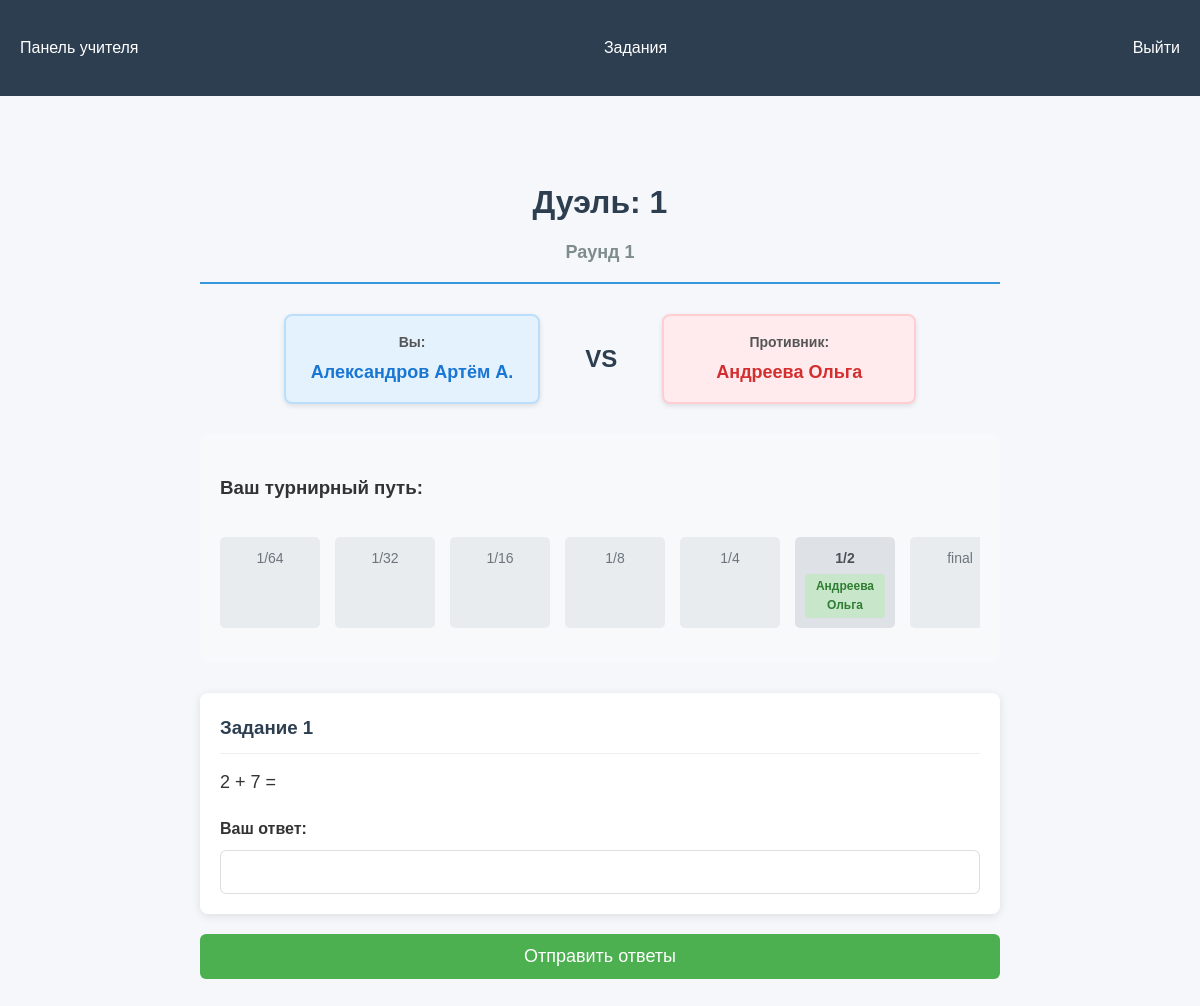
/student_duel/1 (signed in), run on the app's committed database.
### tables this page shows
CREATE TABLE duel_matches (
    id INTEGER PRIMARY KEY,
    duel_id INTEGER NOT NULL,
    round_number INTEGER NOT NULL,
    bracket_type TEXT NOT NULL CHECK(bracket_type IN ('1/64', '1/32', '1/16', '1/8', '1/4', '1/2', 'final')),
    student1_id INTEGER,
    student2_id INTEGER,
    task_id INTEGER,
    winner_id INTEGER,
    generated_task TEXT,          -- Добавлено для хранения сгенерированных заданий
    correct_answer TEXT,          -- Добавлено для хранения правильных ответов
    created_at TIMESTAMP DEFAULT CURRENT_TIMESTAMP,
    FOREIGN KEY (duel_id) REFERENCES math_duels(id),
    FOREIGN KEY (student1_id) REFERENCES students(id),
    FOREIGN KEY (student2_id) REFERENCES students(id),
    FOREIGN KEY (task_id) REFERENCES tasks(id),
    FOREIGN KEY (winner_id) REFERENCES students(id),
    CHECK (
        (student1_id IS NOT NULL OR student2_id IS NOT NULL) AND
        (winner_id IS NULL OR winner_id IN (student1_id, student2_id))
)
        );

CREATE TABLE students (
            id INTEGER PRIMARY KEY,
            name TEXT NOT NULL,
            class_id INTEGER,
            FOREIGN KEY (class_id) REFERENCES classes (id)
        );

### app.py (the view)
@app.route('/student_duel/<int:duel_id>')
def student_duel_view(duel_id):
    if 'student_id' not in session:
        return redirect(url_for('index'))
    conn = create_connection()
    try:
        cursor = conn.cursor()
        cursor.execute("""
            SELECT id, name, current_round
            FROM math_duels
            WHERE id = ?
        """, (duel_id,))
        duel = cursor.fetchone()
        if not duel:
            flash("Дуэль не найдена", "error")
            return redirect(url_for('student_lessons', student_id=session['student_id']))
        cursor.execute("""
            SELECT id, name
            FROM students
            WHERE id = ?
        """, (session['student_id'],))
        current_student = cursor.fetchone()
        cursor.execute("""
            SELECT dm.*,
                   s1.name as student1_name,
                   s2.name as student2_name,
                   t.title as task_title,
                   dm.generated_task,
                   dm.correct_answer
            FROM duel_matches dm
            LEFT JOIN students s1 ON dm.student1_id = s1.id
            LEFT JOIN students s2 ON dm.student2_id = s2.id
            LEFT JOIN tasks t ON dm.task_id = t.id
            WHERE dm.duel_id = ?
            AND (dm.student1_id = ? OR dm.student2_id = ?)
            ORDER BY dm.round_number DESC
            LIMIT 1
        """, (duel_id, session['student_id'], session['student_id']))
        match = cursor.fetchone()
        if not match:
            flash("У вас нет активных матчей в этой дуэли", "warning")
            return redirect(url_for('student_lessons', student_id=session['student_id']))
        opponent_id = match['student1_id'] if match['student1_id'] != session['student_id'] else match['student2_id']
        cursor.execute("SELECT id, name FROM students WHERE id = ?", (opponent_id,))
        opponent = cursor.fetchone()
        cursor.execute("""
            SELECT dm.bracket_type,
                   dm.student1_id,
                   dm.student2_id,
                   dm.winner_id
            FROM duel_matches dm
            WHERE dm.duel_id = ?
            AND (dm.student1_id = ? OR dm.student2_id = ?)
            ORDER BY
                CASE dm.bracket_type
                    WHEN '1/64' THEN 1
                    WHEN '1/32' THEN 2
                    WHEN '1/16' THEN 3
                    WHEN '1/8' THEN 4
                    WHEN '1/4' THEN 5
                    WHEN '1/2' THEN 6
                    WHEN 'final' THEN 7
                    ELSE 8
                END
        """, (duel_id, session['student_id'], session['student_id']))
        student_progress = {
            '1/64': None,
            '1/32': None,
            '1/16': None,
            '1/8': None,
            '1/4': None,
            '1/2': None,
            'final': None
        }
        for m in cursor.fetchall():
            opponent_id = m['student1_id'] if m['student1_id'] != session['student_id'] else m['student2_id']
            cursor.execute("SELECT name FROM students WHERE id = ?", (opponent_id,))
            opponent_name = cursor.fetchone()['name']
            student_progress[m['bracket_type']] = {
                'opponent': opponent_name,
                'won': m['winner_id'] == session['student_id']
            }
        tasks = []
        if match['generated_task'] and match['correct_answer']:
            task_texts = match['generated_task'].split('\n')
            answers = match['correct_answer'].split('\n')
            for i, text in enumerate(task_texts):
                tasks.append({
                    'text': text,
                    'answer': answers[i] if i < len(answers) else ''
                })
        return render_template('student_duel.html',
                            duel={
                                'id': duel['id'],
                                'name': duel['name'],
                                'current_round': duel['current_round']
                            },
                            match={
                                'id': match['id'],
                                'round_number': match['round_number'],
                                'student1_name': match['student1_name'],
                                'student2_name': match['student2_name']
                            },
                            current_student=current_student,
                            opponent=opponent,
                            student_progress=student_progress,
                            tasks=tasks)
    except Exception as e:
        flash(f"Ошибка: {str(e)}", "error")
        return redirect(url_for('index'))
    finally:
        conn.close()

### app.py (called while the page is built)
@app.before_request
def check_concurrent_users():
    if request.path.startswith('/student'):
        if len(session) > 40:
            abort(503, "Сервер перегружен, попробуйте позже")

### db.py (called while the page is built)
def create_connection(db_file="database.db"):
    conn = None
    try:
        conn = sqlite3.connect(
            db_file,
            timeout=30,  # 30 секунд ожидания при блокировке
            check_same_thread=False  # Для многопоточной работы
        )
        conn.row_factory = sqlite3.Row
        conn.execute("PRAGMA journal_mode=WAL")
        conn.execute("PRAGMA synchronous=NORMAL")
        return conn
    except Error as e:
        app.logger.error(f"Ошибка подключения: {e}")
        return None

### templates/student_duel.html (shortened to what this page needs)
{% extends "base.html" %}
{% block content %}
<div class="student-duel-container">
    <div class="duel-header">
        <h1>Дуэль: {{ duel.name }}</h1>
        <div class="round-info">Раунд {{ match.round_number }}</div>
    </div>
    <div class="duel-match">
        <div class="players">
            <div class="player you">
                <span class="player-label">Вы:</span>
                <span class="player-name">{{ current_student.name }}</span>
            </div>
            <div class="vs">VS</div>
            <div class="player opponent">
                <span class="player-label">Противник:</span>
                <span class="player-name">{{ opponent.name }}</span>
            </div>
        </div>
        <div class="tournament-progress">
            <h3>Ваш турнирный путь:</h3>
            <div class="progress-stages">
                {% for stage in ['1/64', '1/32', '1/16', '1/8', '1/4', '1/2', 'final'] %}
                    <div class="stage {% if student_progress[stage] %}active{% endif %}">
                        <span class="stage-name">{{ stage }}</span>
                        {% if student_progress[stage] %}
                            <span class="result {% if student_progress[stage].won %}won{% else %}lost{% endif %}">
                                {{ student_progress[stage].opponent }}
                            </span>
                        {% endif %}
                    </div>
                {% endfor %}
            </div>
        </div>
        {% if tasks %}
        <div class="task-section">
            <form method="POST" action="{{ url_for('submit_duel_answers') }}">
                {% for task in tasks %}
                <div class="task-card">
                    <h3 class="task-title">Задание {{ loop.index }}</h3>
                    <div class="task-content">{{ task.text }}</div>
                    <div class="answer-section">
                        <label>Ваш ответ:</label>
                        <input type="number" step="any" name="answer" required>
                    </div>
                </div>
                {% endfor %}
                <button type="submit" class="btn-submit">Отправить ответы</button>
            </form>
        </div>
        {% else %}
        <div class="no-tasks-message">
            <p>Ожидаем назначения заданий. Пожалуйста, обновите страницу позже.</p>
        </div>
        {% endif %}
    </div>
</div>
{% endblock %}

### static/style.css (style rules this page uses)
body { font-family: 'Arial', sans-serif; margin: 0; padding: 0; background-color: #f5f7fa; color: #333; line-height: 1.6; }
label { display: block; margin-bottom: 5px; font-weight: bold; }
.lesson-card, .task-card { background: white; padding: 20px; border-radius: 8px; box-shadow: 0 2px 5px rgba(0,0,0,0.1); }
.vs { margin: 0 10px; color: #666; }
.player { padding: 5px; }
.vs { text-align: center; margin: 5px 0; color: #666; }
.vs { text-align: center; margin: 5px 0; color: #666; font-size: 0.9em; }

### templates/student_duel.html (style rules this page uses)
.student-duel-container { max-width: 800px; margin: 0 auto; padding: 20px; font-family: 'Arial', sans-serif; }
.duel-header { text-align: center; margin-bottom: 30px; padding-bottom: 15px; border-bottom: 2px solid #3498db; }
.duel-header h1 { color: #2c3e50; margin-bottom: 10px; }
.round-info { font-size: 18px; color: #7f8c8d; font-weight: bold; }
.players { display: flex; justify-content: center; align-items: center; gap: 30px; margin-bottom: 30px; flex-wrap: wrap; }
.player { padding: 15px 25px; border-radius: 8px; font-weight: bold; text-align: center; min-width: 200px; box-shadow: 0 2px 5px rgba(0,0,0,0.1); }
.player-label { display: block; font-size: 14px; margin-bottom: 5px; color: #555; }
.player-name { font-size: 18px; }
.you { background: #e3f2fd; color: #1976d2; border: 2px solid #bbdefb; }
.opponent { background: #ffebee; color: #d32f2f; border: 2px solid #ffcdd2; }
.vs { font-size: 24px; font-weight: bold; color: #2c3e50; padding: 0 15px; }
.tournament-progress { margin: 30px 0; padding: 20px; background: #f8f9fa; border-radius: 8px; }
.progress-stages { display: flex; overflow-x: auto; gap: 15px; padding: 15px 0; }
.stage { flex: 0 0 auto; width: 80px; text-align: center; padding: 10px; border-radius: 5px; background: #e9ecef; color: #6c757d; }
.stage.active { background: #dee2e6; color: #495057; font-weight: bold; }
.stage-name { display: block; margin-bottom: 5px; font-size: 14px; }
.result { display: block; font-size: 12px; padding: 3px; border-radius: 3px; }
.result.won { background: #c8e6c9; color: #2e7d32; }
.task-section { margin-top: 30px; }
.task-card { background: white; border-radius: 8px; padding: 20px; margin-bottom: 20px; box-shadow: 0 2px 10px rgba(0,0,0,0.1); }
.task-title { color: #2c3e50; margin-top: 0; margin-bottom: 15px; padding-bottom: 10px; border-bottom: 1px solid #eee; }
.task-content { font-size: 18px; margin: 15px 0; line-height: 1.5; }
.answer-section { margin-top: 20px; }
.answer-section label { display: block; margin-bottom: 8px; font-weight: bold; }
.answer-section input[type="number"] { width: 100%; padding: 12px 15px; border: 1px solid #ddd; border-radius: 6px; font-size: 16px; box-sizing: border-box; }
.btn-submit { display: block; width: 100%; padding: 12px; background: #4CAF50; color: white; border: none; border-radius: 6px; font-size: 18px; cursor: pointer; margin-top: 20px; }

### data on the page
duel_matches: round_number "1", text "2 + 7 ="
students: name "Александров Артём А."
students: name "Андреева Ольга", name "Андреева Ольга"

### other printed values
{{ duel.name }} "1"
{{ stage }} "1/64" "1/32" "1/16" "1/8" "1/4" "1/2" "final"
